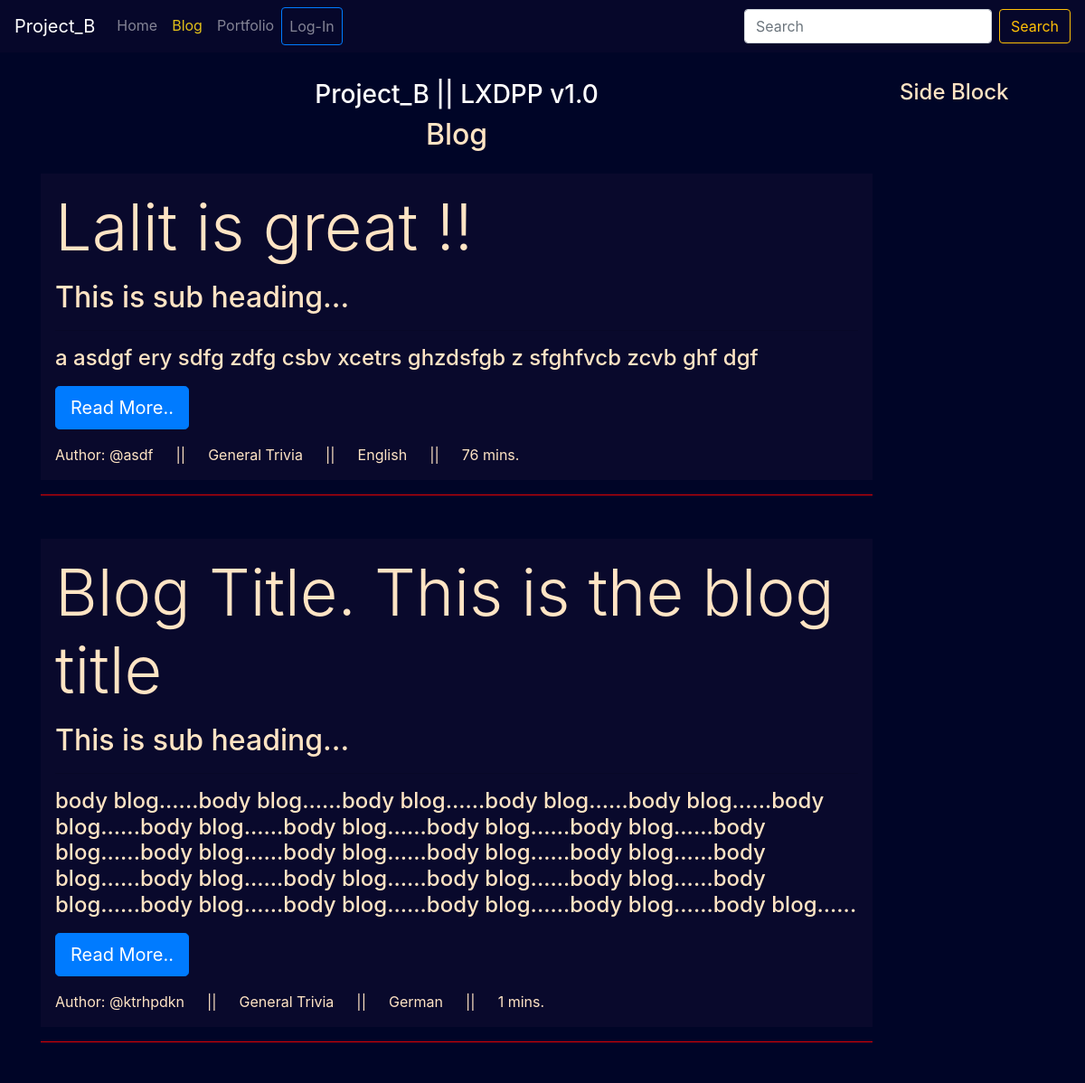
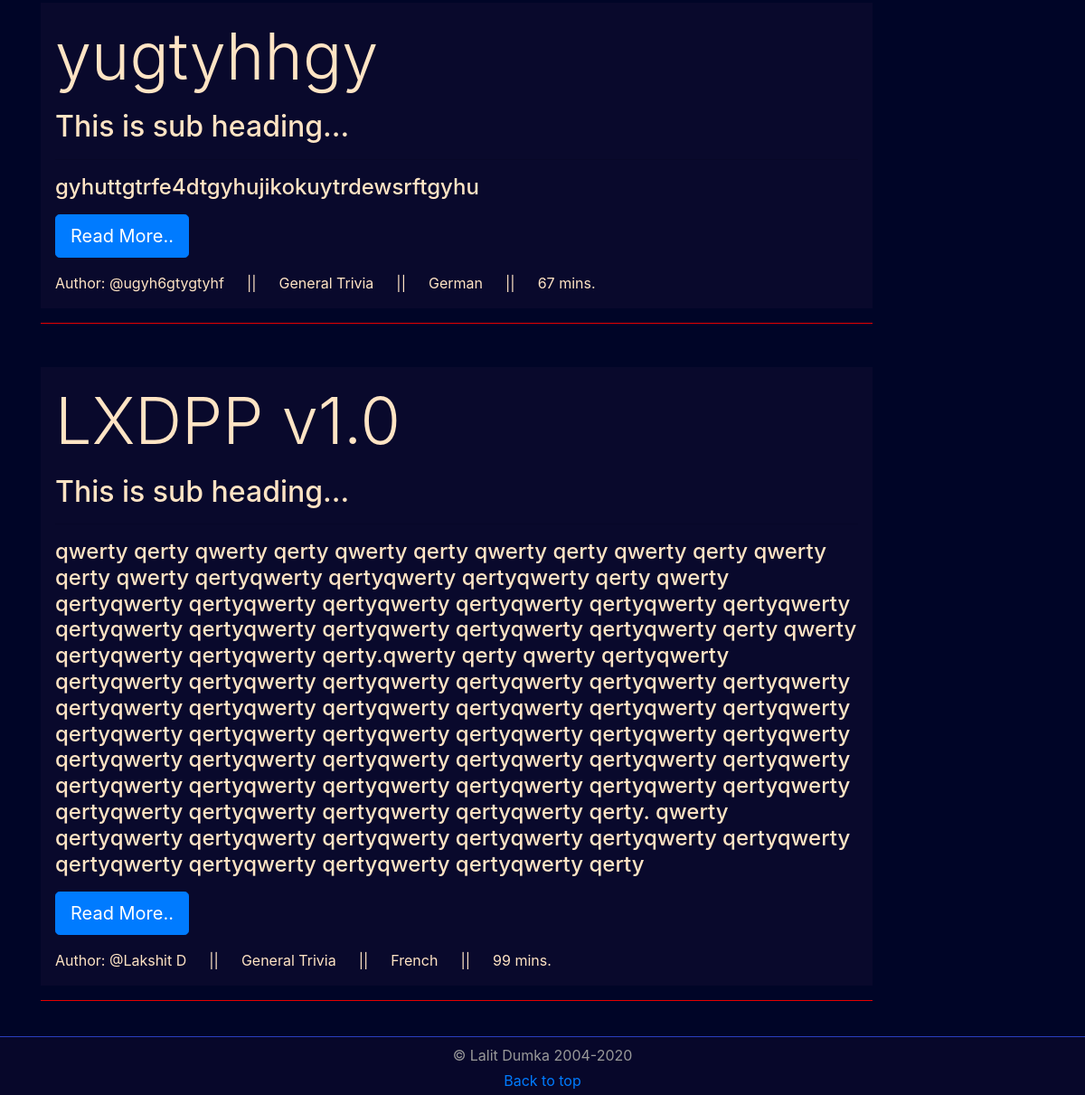
Screenshot of /blog/ with the database file from the repository (2 pictures, top to bottom).
### blog/models.py (models this page shows)
class post(models.Model):
    title = models.CharField(max_length=200)
    desc = models.TextField()
    author = models.CharField(max_length=200)
    language = models.CharField(max_length=101)
    category = models.CharField(max_length=200)
    readtime = models.IntegerField()

### blog/views.py (the view)
# urls.py: 2. Add a URL to urlpatterns:  path('blog/', include('blog.urls'))
def blog(request):
    posts = post.objects.all()
    return render(request, 'blog_home.html', {'posts': posts})

### templates/blog_home.html (shortened to what this page needs)
{% extends 'blog_base.html' %}
{% load static %}
{% block blogNav %}active
{% endblock blogNav %}">
{% block content %}
<div class="col-sm-10 mt-3 ">
	<div class="text-center">
		<h3 class="text-white">
			Project_B || LXDPP v1.0
		</h3>
		<h2>
			Blog
		</h2>
	</div>
	{%for post in posts%}
	<div class="jumbotron-fluid mt-4 px-3 py-3 jumbotron-color">
		<h1 class="display-3 ">{{post.title}}</h1>
		<p class="lead "><h2>This is sub heading...</h2></p>
		<hr class="my-2">
		<p><h4>{{post.desc}}</h4>
		</p>
		<p class="lead">
			<a class="btn btn-primary btn-lg" href="#" role="button">Read More..</a>
		</p>
		Author: @{{post.author}}  &emsp;  || &emsp;	{{post.category}} &emsp; || &emsp;	{{post.language}} &emsp;	|| &emsp;	{{post.readtime}} mins.
	</div>
	<hr class="mb-5" color="red">
	{%endfor%}
</div>
<div class="col-sm-2 mt-3">
	<h4>Side Block</h4>
</div>
{% endblock content %}

### templates/blog_base.html (shortened to what this page needs)
<!doctype html>
{% load static %}
<html lang="en">
<head>
    <link rel="stylesheet" href="{% static 'blog/third_party/bootstrap/css/bootstrap.css' %}">
    <link rel="stylesheet" href="{% static 'blog/css/blog.css' %}">
</head>
<body>
    <div class="container-fluid">
        <nav class="navbar fixed-top navbar-expand-lg navbar-dark" style="background-color:  rgba(9, 9, 44, 0.705);">
            <a class="navbar-brand" href="/">Project_B</a>
            <div class="collapse navbar-collapse" id="collapsibleNavId">
                <ul class="navbar-nav mr-auto mt-2 mt-lg-0">
                    <li class="nav-item {% block homeNav %}
            {% endblock homeNav %}">
                        <a class="nav-link" href="/">Home </a>
                    </li>
                    <li class="nav-item {% block blogNav %}
            {% endblock blogNav %}">
                        <a class="nav-link" href="{% url 'blog' %}">Blog</a>
                    </li>
                    <li class="nav-item {% block portfolioNav %}
            {% endblock portfolioNav %}">
                        <a class="nav-link" href="{% url 'portfolio' %}">Portfolio</a>
                    </li>
                    {% if request.user.is_authenticated %}
                    <li class="nav-item {% block dashboardNav %}
            {% endblock dashboardNav %}">
                        <a class="nav-link" href="{% url 'dashboard' %}">Manage</a>
                    </li>
                    <li class="nav-item {% block logoutNav %}
            {% endblock logoutNav %}">
                        <a class="nav-link" href="{% url 'logout' %}">Logout</a>
                    </li>
                    {% else %}
                    <li class="nav-item {% block loginNav %}
            {% endblock loginNav %}">
                        <a class="nav-link btn btn-outline-primary" href="{% url 'login' %}">Log-In</a>
                    </li>
                    {% endif %}
                </ul>
                <form class="form-inline my-2 my-lg-0">
                    <input class="form-control mr-sm-2" type="text" placeholder="Search">
                    <button class="btn btn-outline-warning my-2 my-sm-0" type="submit">Search</button>
                </form>
            </div>
        </nav>
    </div>
    <div class="container mt-5">
        <div class="row">
        </div>
        <div class="row mb-5 pb-2">
            {% block content %}
            {% endblock content %}
        </div>
    </div>
    <footer class="footer fixed-bottom" style='
        color: #999;
        background-color: rgba(9, 9, 44, 0.883);
        text-align: center;
        border-top: .1rem solid #2d45cfe7;
    '>
        <div id="copyr" class='mt-2 mb-1'> © Lalit Dumka 2004-2020</div>
        <p class='mb-1 mt-0 py-0'>
            <a href="#">Back to top</a>
        </p>
    </footer>
</body>
</html>

### static/blog/css/blog.css (style rules this page uses)
body { background-color:rgb(0, 5, 39); color: bisque; }
.jumbotron-color { background-color: rgb(9, 9, 44); }

### rows the page displays
post: title "Lalit is great !!", desc "a asdgf ery sdfg zdfg csbv xcetrs ghzdsfgb z sfghfvcb zcvb ghf dgf", author "asdf", category "General Trivia", language "English", readtime "76"
post: title "Blog Title. This is the blog title", desc "body blog......body blog......body blog......body blog......body blog......body blog......body blog......body blog......body blog......body blog......body blog......body blog......body blog......body blog......body blog......body blog......body blog......body blog......body blog......body blog......body blog......body blog......body blog......body blog......body blog......body blog......", author "ktrhpdkn", category "General Trivia", language "German", readtime "1"
post: title "yugtyhhgy", desc "gyhuttgtrfe4dtgyhujikokuytrdewsrftgyhu", author "ugyh6gtygtyhf", category "General Trivia", language "German", readtime "67"
post: title "LXDPP v1.0", desc "qwerty qerty qwerty qerty qwerty qerty qwerty qerty qwerty qerty qwerty qerty qwerty qertyqwerty qertyqwerty qertyqwerty qerty qwerty qertyqwerty qertyqwerty qertyqwerty qertyqwerty qertyqwerty qertyqwerty qertyqwerty qertyqwerty qertyqwerty qertyqwerty qertyqwerty qerty qwerty qertyqwerty qertyqwerty qerty.qwerty qerty qwerty qertyqwerty qertyqwerty qertyqwerty qertyqwerty qertyqwerty qertyqwerty qertyqwerty qertyqwerty qertyqwerty qertyqwerty qertyqwerty qertyqwerty qertyqwerty qertyqwerty qertyqwerty qertyqwerty qertyqwerty qertyqwerty qertyqwerty qertyqwerty qertyqwerty qertyqwerty qertyqwerty qertyqwerty qertyqwerty qertyqwerty qertyqwerty qertyqwerty qertyqwerty qertyqwerty…", author "Lakshit D", category "General Trivia", language "French", readtime "99"
